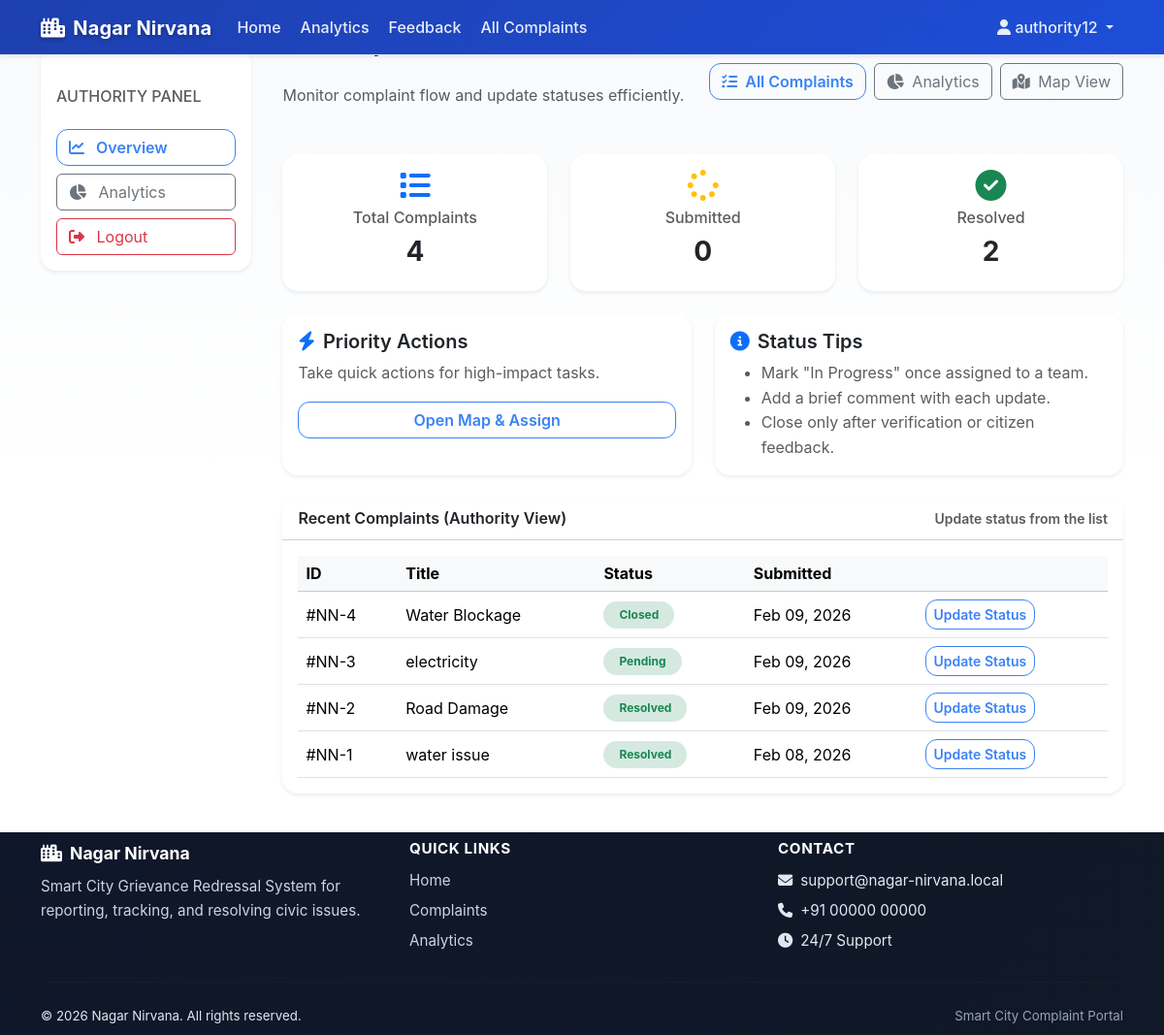
The app's page /dashboard/authority/ (signed in) with its own data.
### accounts/models.py (models this page shows)
class User(AbstractUser):
    is_citizen = models.BooleanField(default=True)
    is_authority = models.BooleanField(default=False)
    phone = models.CharField(max_length=15, blank=True)
    address = models.TextField(blank=True)

### complaints/models.py (models this page shows, shortened)
class Complaint(models.Model):
    STATUS_CHOICES = [
        ('Submitted', 'Submitted'),
        ('In Progress', 'In Progress'),
        ('Resolved', 'Resolved'),
        ('Closed', 'Closed'),
    ]
    PRIORITY_CHOICES = [
        ('low', 'Low'),
        ('medium', 'Medium'),
        ('high', 'High'),
        ('urgent', 'Urgent'),
    ]
    citizen = models.ForeignKey(
        User,
        on_delete=models.CASCADE,
        related_name='complaints'
    )
    category = models.ForeignKey(Category, on_delete=models.CASCADE)
    title = models.CharField(max_length=200)
    description = models.TextField()
    location = models.CharField(max_length=255, blank=True)
    latitude = models.FloatField(null=True, blank=True)
    longitude = models.FloatField(null=True, blank=True)
    image = models.ImageField(upload_to='complaints/', blank=True, null=True)
    video = models.FileField(upload_to='complaints/', blank=True, null=True)
    status = models.CharField(
        max_length=20,
        choices=STATUS_CHOICES,
        default='Submitted'
    )
    priority = models.CharField(
        max_length=20,
        choices=PRIORITY_CHOICES,
        default='medium'
    )
    assigned_to = models.ForeignKey(
        User,
        on_delete=models.SET_NULL,
        null=True,
        blank=True,
        related_name='assigned_complaints'
    )
    created_at = models.DateTimeField(default=timezone.now)
    updated_at = models.DateTimeField(auto_now=True)
    resolved_at = models.DateTimeField(null=True, blank=True)
    attachment = models.FileField(upload_to='complaints/', null=True, blank=True)

### dashboard/views.py (the view)
# urls.py: path('authority/', views.authority_dashboard, name='authority_dashboard'),
@login_required
def authority_dashboard(request):
    if not request.user.is_authority:
        return redirect('dashboard:citizen_dashboard')
    qs = Complaint.objects.all()
    context = {
        'total': qs.count(),
        'pending': qs.filter(status='Submitted').count(),
        'resolved': qs.filter(status='Resolved').count(),
        'recent_complaints': qs.order_by('-created_at')[:8],
    }
    return render(request, 'dashboard/authority_dashboard.html', context)

### dashboard/templates/dashboard/authority_dashboard.html (shortened to what this page needs)
{% extends 'dashboard/base_dashboard.html' %}
{% block sidebar %}
<div class="card border-0 shadow-sm mt-4">
    <div class="card-body">
        <h6 class="text-uppercase text-muted mb-3 mt-4">Authority Panel</h6>
        <div class="nav flex-column gap-2 mt-4">
            <a class="btn btn-outline-primary text-start" href="{% url 'dashboard:authority_dashboard' %}">
                <i class="fa-solid fa-chart-line me-2"></i> Overview
            </a>
            <a class="btn btn-outline-secondary text-start" href="{% url 'dashboard:analytics' %}">
                <i class="fa-solid fa-chart-pie me-2"></i> Analytics
            </a>
            <a class="btn btn-outline-danger text-start" href="{% url 'accounts:logout' %}">
                <i class="fa-solid fa-right-from-bracket me-2"></i> Logout
            </a>
        </div>
    </div>
</div>
{% endblock %}
{% block dashboard_content %}
<div class="d-flex flex-column flex-lg-row justify-content-between align-items-start align-items-lg-center gap-2 mb-4 mt-2">
    <div>
        <div class="section-title">
            <i class="fa-solid fa-shield-halved text-primary"></i>
            <span>Authority Dashboard</span>
        </div>
        <p class="text-muted mb-0">Monitor complaint flow and update statuses efficiently.</p>
    </div>
    <div class="d-flex flex-wrap gap-2 mt-4">
        <a href="{% url 'complaints:complaint_list' %}" class="btn btn-outline-primary">
            <i class="fa-solid fa-list-check me-1"></i> All Complaints
        </a>
        <a href="{% url 'dashboard:analytics' %}" class="btn btn-outline-secondary">
            <i class="fa-solid fa-chart-pie me-1"></i> Analytics
        </a>
        <a href="{% url 'complaints:complaint_map' %}" class="btn btn-outline-secondary">
            <i class="fa-solid fa-map-location-dot me-1"></i> Map View
        </a>
    </div>
</div>
<div class="row g-4 mb-4 mt-2">
    <div class="col-md-4">
        <div class="card shadow-sm border-0 text-center">
            <div class="card-body">
                <i class="fa-solid fa-list fa-2x text-primary mb-2"></i>
                <h6 class="text-muted">Total Complaints</h6>
                <h3 class="fw-bold">{{ total }}</h3>
            </div>
        </div>
    </div>
    <div class="col-md-4">
        <div class="card shadow-sm border-0 text-center">
            <div class="card-body">
                <i class="fa-solid fa-spinner fa-2x text-warning mb-2"></i>
                <h6 class="text-muted">Submitted</h6>
                <h3 class="fw-bold">{{ pending }}</h3>
            </div>
        </div>
    </div>
    <div class="col-md-4">
        <div class="card shadow-sm border-0 text-center">
            <div class="card-body">
                <i class="fa-solid fa-circle-check fa-2x text-success mb-2"></i>
                <h6 class="text-muted">Resolved</h6>
                <h3 class="fw-bold">{{ resolved }}</h3>
            </div>
        </div>
    </div>
</div>
<div class="row g-4 mb-4">
    <div class="col-md-6">
        <div class="card shadow-sm border-0 h-100">
            <div class="card-body">
                <h5 class="fw-semibold mb-2"><i class="fa-solid fa-bolt text-primary me-2"></i>Priority Actions</h5>
                <p class="text-muted mb-3">Take quick actions for high-impact tasks.</p>
                <div class="d-grid gap-2">
                    <a class="btn btn-outline-primary" href="{% url 'complaints:complaint_map' %}">
                        Open Map & Assign
                    </a>
                </div>
            </div>
        </div>
    </div>
    <div class="col-md-6">
        <div class="card shadow-sm border-0 h-100">
            <div class="card-body">
                <h5 class="fw-semibold mb-2"><i class="fa-solid fa-circle-info text-primary me-2"></i>Status Tips</h5>
                <ul class="text-muted mb-0">
                    <li>Mark "In Progress" once assigned to a team.</li>
                    <li>Add a brief comment with each update.</li>
                    <li>Close only after verification or citizen feedback.</li>
                </ul>
            </div>
        </div>
    </div>
</div>
<div class="card shadow-sm border-0 mt-4 mb-4">
    <div class="card-header bg-white fw-semibold d-flex justify-content-between align-items-center">
        <span>Recent Complaints (Authority View)</span>
        <span class="text-muted small">Update status from the list</span>
    </div>
    <div class="p-3">
        <div class="table-responsive">
            <table class="table align-middle mb-0">
                <thead class="table-light">
                    <tr>
                        <th>ID</th>
                        <th>Title</th>
                        <th>Status</th>
                    <th>Submitted</th>
                    <th></th>
                </tr>
            </thead>
            <tbody>
                {% for c in recent_complaints %}
                <tr>
                    <td>#NN-{{ c.id }}</td>
                    <td>{{ c.title }}</td>
                    <td>
                        <span class="badge
                        {% if c.status == 'Submitted' %}badge-pending
                        {% elif c.status == 'In Progress' %}badge-progress
                        {% else %}badge-resolved{% endif %}
                        px-3 py-2 rounded-pill">
                        {{ c.status }}
                        </span>
                    </td>
                    <td>{{ c.created_at|date:"M d, Y" }}</td>
                    <td>
                        <a href="{% url 'complaints:complaint_detail' c.id %}" class="btn btn-sm btn-outline-primary">
                            Update Status
                        </a>
                    </td>
                </tr>
                {% empty %}
                <tr>
                    <td colspan="5" class="text-center text-muted py-4">No complaints yet.</td>
                </tr>
                {% endfor %}
            </tbody>
            </table>
        </div>
    </div>
</div>
{% endblock %}

### templates/base.html (shortened to what this page needs)
﻿{% load static %}
<!DOCTYPE html>
<html lang="en" data-theme="light">
<head>
    <link href="https://cdn.jsdelivr.net/npm/bootstrap@5.3.2/dist/css/bootstrap.min.css" rel="stylesheet">
    <link href="https://cdnjs.cloudflare.com/ajax/libs/font-awesome/6.5.1/css/all.min.css" rel="stylesheet">
    <link rel="stylesheet" href="{% static 'css/style.css' %}?v={% now 'U' %}">
</head>
<body class="bg-light d-flex flex-column min-vh-100">
<nav class="navbar navbar-expand-lg navbar-light bg-white shadow-sm fixed-top">
    <div class="container">
        <a class="navbar-brand fw-bold text-primary" href="{% url 'accounts:home' %}">
            <i class="fas fa-city me-2"></i>Nagar Nirvana
        </a>
        <div class="collapse navbar-collapse" id="navMain">
            <ul class="navbar-nav me-auto">
                <li class="nav-item">
                    <a class="nav-link {% if request.resolver_match.url_name == 'home' %}active{% endif %}"
                       href="{% url 'accounts:home' %}">Home</a>
                </li>
                {% if user.is_authenticated and user.is_authority %}
                <li class="nav-item">
                    <a class="nav-link" href="{% url 'dashboard:analytics' %}">
                        Analytics
                    </a>
                </li>
                <li class="nav-item">
                    <a class="nav-link" href="{% url 'complaints:feedback_list' %}">
                        Feedback
                    </a>
                </li>
                <li class="nav-item">
                    <a class="nav-link" href="{% url 'complaints:complaint_list' %}">
                        All Complaints
                    </a>
                </li>
                {% endif %}
            </ul>
            <ul class="navbar-nav ms-auto">
                {% if user.is_authenticated %}
                    <li class="nav-item dropdown">
                        <a class="nav-link dropdown-toggle" href="#" role="button" data-bs-toggle="dropdown" aria-expanded="false">
                            <i class="fas fa-user"></i> {{ user.username }}
                        </a>
                    </li>
                {% else %}
                    <li class="nav-item"><a class="nav-link" href="{% url 'accounts:login' %}">Login</a></li>
                    <li class="nav-item">
                        <a class="btn btn-primary ms-2" href="{% url 'accounts:register' %}">Register</a>
                    </li>
                {% endif %}
            </ul>
        </div>
    </div>
</nav>
{% block content %}{% endblock %}
<footer class="site-footer mt-auto">
    <div class="container py-2">
        <div class="row g-4">
            <div class="col-md-4">
                <div class="footer-brand d-flex align-items-center mb-2">
                    <i class="fas fa-city me-2"></i>
                    <span class="fw-bold">Nagar Nirvana</span>
                </div>
                <p class="footer-text mb-0">
                    Smart City Grievance Redressal System for reporting, tracking, and resolving civic issues.
                </p>
            </div>
            <div class="col-md-4">
                <h6 class="footer-title">Quick Links</h6>
                <ul class="footer-links list-unstyled mb-0">
                    <li><a href="{% url 'accounts:home' %}">Home</a></li>
                    {% if user.is_authenticated and user.is_authority %}
                        <li><a href="{% url 'complaints:complaint_list' %}">Complaints</a></li>
                        <li><a href="{% url 'dashboard:analytics' %}">Analytics</a></li>
                    {% endif %}
                </ul>
            </div>
            <div class="col-md-4">
                <h6 class="footer-title">Contact</h6>
                <ul class="footer-links list-unstyled mb-0">
                    <li><i class="fas fa-envelope me-2"></i>support@nagar-nirvana.local</li>
                    <li><i class="fas fa-phone me-2"></i>+91 00000 00000</li>
                    <li><i class="fas fa-clock me-2"></i>24/7 Support</li>
                </ul>
            </div>
        </div>
        <hr class="footer-divider my-4">
        <div class="d-flex flex-column flex-md-row justify-content-between align-items-center gap-2">
            <small>© {% now "Y" %} Nagar Nirvana. All rights reserved.</small>
            <small class="footer-muted">Smart City Complaint Portal</small>
        </div>
    </div>
</footer>
</body>
</html>

### records on screen
User: username "authority12"
Complaint: id "4", title "Water Blockage", status "Closed", created_at "Feb 09, 2026"
Complaint: id "3", title "electricity", status "Pending", created_at "Feb 09, 2026"
Complaint: id "2", title "Road Damage", status "Resolved", created_at "Feb 09, 2026"
Complaint: id "1", title "water issue", status "Resolved", created_at "Feb 08, 2026"

### other values on screen
{{ total }} "4"
{{ pending }} "0"
{{ resolved }} "2"
